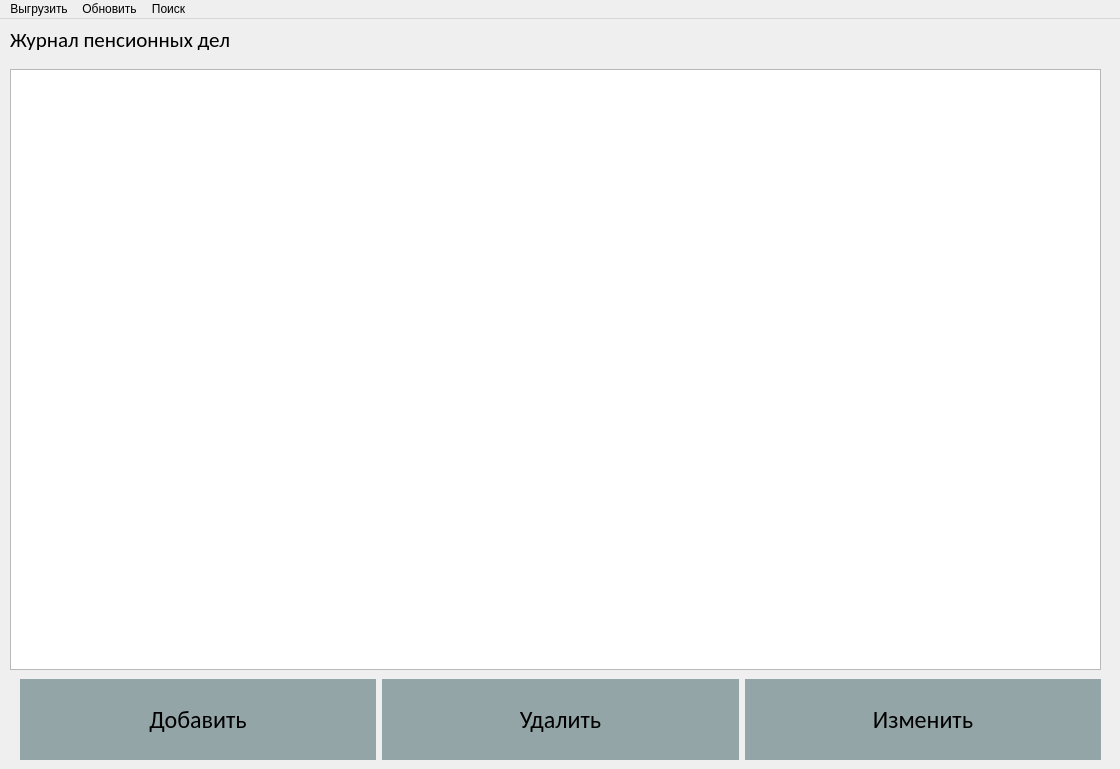
<?xml version="1.0" encoding="UTF-8"?>
<ui version="4.0">
 <class>MainWindow</class>
 <widget class="QMainWindow" name="MainWindow">
  <property name="enabled">
   <bool>true</bool>
  </property>
  <property name="geometry">
   <rect>
    <x>0</x>
    <y>0</y>
    <width>1120</width>
    <height>769</height>
   </rect>
  </property>
  <property name="windowTitle">
   <string>Журнал ПД</string>
  </property>
  <property name="styleSheet">
   <string notr="true">


</string>
  </property>
  <widget class="QWidget" name="centralwidget">
   <property name="styleSheet">
    <string notr="true">QPushButton {
	background-color: #93a5a7;
	border: 1px solid #93a5a7
}

QPushButton:hover {
	background-color: rgba(147,165,167, 0.8);
}

QPushButton:pressed {
	background-color: rgba(147,165,167, 0.3);
}</string>
   </property>
   <widget class="QLabel" name="main_label_journal">
    <property name="geometry">
     <rect>
      <x>10</x>
      <y>0</y>
      <width>231</width>
      <height>41</height>
     </rect>
    </property>
    <property name="font">
     <font>
      <family>Calibri</family>
      <pointsize>16</pointsize>
     </font>
    </property>
    <property name="text">
     <string>Журнал пенсионных дел</string>
    </property>
   </widget>
   <widget class="QTableView" name="table">
    <property name="geometry">
     <rect>
      <x>10</x>
      <y>50</y>
      <width>1091</width>
      <height>601</height>
     </rect>
    </property>
    <property name="sizePolicy">
     <sizepolicy hsizetype="Maximum" vsizetype="Maximum">
      <horstretch>100</horstretch>
      <verstretch>0</verstretch>
     </sizepolicy>
    </property>
    <property name="font">
     <font>
      <family>Ravie</family>
     </font>
    </property>
   </widget>
   <widget class="QWidget" name="layoutWidget">
    <property name="geometry">
     <rect>
      <x>20</x>
      <y>660</y>
      <width>1081</width>
      <height>81</height>
     </rect>
    </property>
    <layout class="QHBoxLayout" name="horizontalLayout">
     <item>
      <widget class="QPushButton" name="add_btn">
       <property name="sizePolicy">
        <sizepolicy hsizetype="Minimum" vsizetype="Minimum">
         <horstretch>0</horstretch>
         <verstretch>0</verstretch>
        </sizepolicy>
       </property>
       <property name="font">
        <font>
         <family>Calibri</family>
         <pointsize>18</pointsize>
        </font>
       </property>
       <property name="text">
        <string>Добавить</string>
       </property>
      </widget>
     </item>
     <item>
      <widget class="QPushButton" name="delete_btn">
       <property name="enabled">
        <bool>true</bool>
       </property>
       <property name="sizePolicy">
        <sizepolicy hsizetype="Minimum" vsizetype="Minimum">
         <horstretch>0</horstretch>
         <verstretch>0</verstretch>
        </sizepolicy>
       </property>
       <property name="font">
        <font>
         <family>Calibri</family>
         <pointsize>18</pointsize>
        </font>
       </property>
       <property name="text">
        <string>Удалить</string>
       </property>
      </widget>
     </item>
     <item>
      <widget class="QPushButton" name="pushButton_3">
       <property name="sizePolicy">
        <sizepolicy hsizetype="Minimum" vsizetype="Minimum">
         <horstretch>0</horstretch>
         <verstretch>0</verstretch>
        </sizepolicy>
       </property>
       <property name="font">
        <font>
         <family>Calibri</family>
         <pointsize>18</pointsize>
        </font>
       </property>
       <property name="text">
        <string>Изменить</string>
       </property>
      </widget>
     </item>
    </layout>
   </widget>
  </widget>
  <widget class="QMenuBar" name="menubar">
   <property name="geometry">
    <rect>
     <x>0</x>
     <y>0</y>
     <width>1120</width>
     <height>21</height>
    </rect>
   </property>
   <widget class="QMenu" name="unload">
    <property name="acceptDrops">
     <bool>false</bool>
    </property>
    <property name="title">
     <string>Выгрузить</string>
    </property>
   </widget>
   <widget class="QMenu" name="update">
    <property name="acceptDrops">
     <bool>false</bool>
    </property>
    <property name="title">
     <string>Обновить</string>
    </property>
   </widget>
   <widget class="QMenu" name="find">
    <property name="acceptDrops">
     <bool>false</bool>
    </property>
    <property name="title">
     <string>Поиск</string>
    </property>
   </widget>
   <addaction name="unload"/>
   <addaction name="update"/>
   <addaction name="find"/>
  </widget>
 </widget>
 <resources/>
 <connections/>
</ui>
